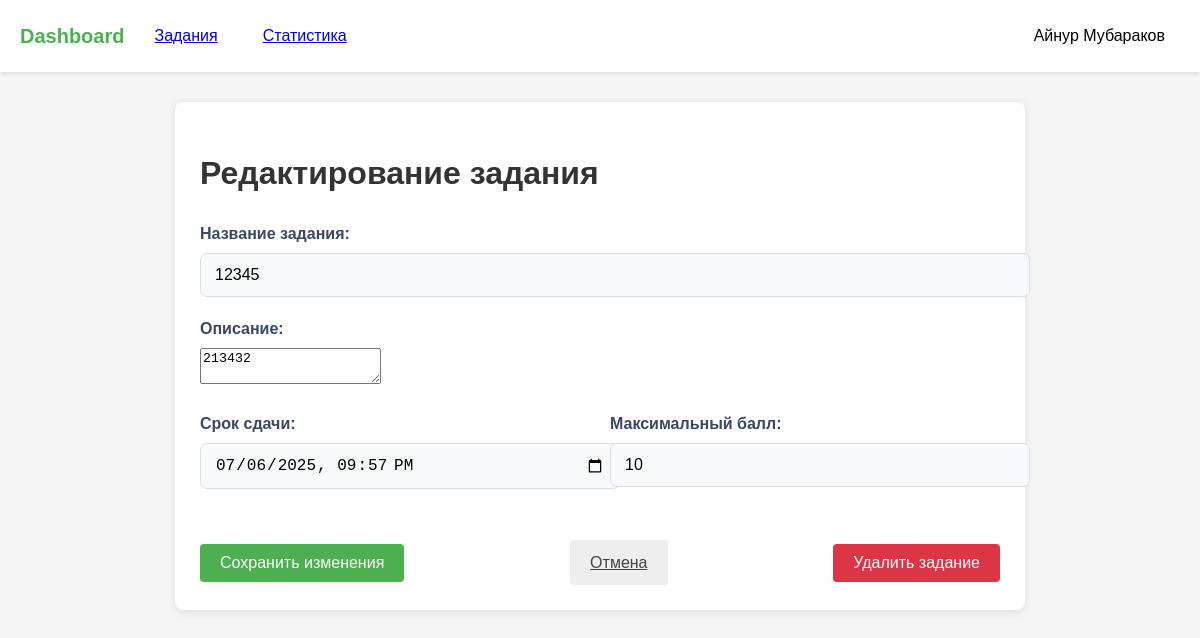
The app's page /assignments/1/edit (signed in) with its own data.
### models.py (models this page shows)
class User(UserMixin, db.Model):
    id = db.Column(db.Integer, primary_key=True)
    name = db.Column(db.String(150))
    email = db.Column(db.String(150), unique=True)
    password = db.Column(db.String(150))
    role = db.Column(db.String(50))  # 'student' or 'teacher'
    group = db.Column(db.String(50))
    first_name = db.Column(db.String(150))
    last_name = db.Column(db.String(150))
    age = db.Column(db.Integer)
    gender = db.Column(db.String(10))  # 'male', 'female', 'other'
    students = db.relationship(
        'User',
        secondary=teacher_student,
        primaryjoin=(id == teacher_student.c.teacher_id),
        secondaryjoin=(id == teacher_student.c.student_id),
        backref=db.backref('teachers', lazy='dynamic'),
        lazy='dynamic'
    )

class Assignment(db.Model):
    id = db.Column(db.Integer, primary_key=True)
    title = db.Column(db.String(100), nullable=False)
    description = db.Column(db.Text, nullable=False)
    deadline = db.Column(db.DateTime)
    max_score = db.Column(db.Integer, default=10)
    teacher_id = db.Column(db.Integer, db.ForeignKey('user.id'))
    created_at = db.Column(db.DateTime, default=datetime.utcnow)
    submissions = db.relationship('Submission', backref='assignment', lazy=True)
    questions = db.relationship('Question', backref='assignment', cascade='all, delete-orphan', lazy=True)

### main.py (the view, shortened to what this page needs)
@main.route('/assignments/<int:assignment_id>/edit', methods=['GET', 'POST'])
@login_required
def edit_assignment(assignment_id):
    assignment = Assignment.query.get_or_404(assignment_id)
    if current_user.role != 'teacher' or assignment.teacher_id != current_user.id:
        abort(403)
    return render_template('edit_assignment.html', assignment=assignment)

### app.py (called while the page is built)
def create_app():
    app = Flask(__name__)
    app.config['SECRET_KEY'] = 'your_secret_key'
    app.config['SQLALCHEMY_DATABASE_URI'] = 'sqlite:///data.db'
    app.config['SQLALCHEMY_TRACK_MODIFICATIONS'] = False
    app.config['TEMPLATES_AUTO_RELOAD'] = True
    db.init_app(app)
    login_manager.init_app(app)
    login_manager.login_view = 'auth.login'
    from models import User
    @login_manager.user_loader
    def load_user(user_id):
        return User.query.get(int(user_id))
    from auth import auth as auth_blueprint
    app.register_blueprint(auth_blueprint)
    from main import main as main_blueprint
    app.register_blueprint(main_blueprint)
    return app

### templates/edit_assignment.html (shortened to what this page needs)
{% extends "base.html" %}
{% block content %}
<div class="form-container">
    <h1>Редактирование задания</h1>
    <form method="POST" class="assignment-form">
        <div class="form-group">
            <label for="title">Название задания:</label>
            <input type="text" id="title" name="title" value="{{ assignment.title }}" required class="form-input">
        </div>
        <div class="form-group">
            <label for="description">Описание:</label>
            <textarea id="description" name="description" required class="form-textarea">{{ assignment.description }}</textarea>
        </div>
        <div class="form-row">
            <div class="form-group">
                <label for="deadline">Срок сдачи:</label>
                <input type="datetime-local" id="deadline" name="deadline"
                       value="{{ assignment.deadline.strftime('%Y-%m-%dT%H:%M') if assignment.deadline else '' }}"
                       class="form-input">
            </div>
            <div class="form-group">
                <label for="max_score">Максимальный балл:</label>
                <input type="number" id="max_score" name="max_score" min="1"
                       value="{{ assignment.max_score }}" required class="form-input">
            </div>
        </div>
        <div class="form-actions">
            <button type="submit" class="btn btn-primary">Сохранить изменения</button>
            <a href="{{ url_for('main.dashboard') }}" class="btn btn-secondary">Отмена</a>
            <form method="POST" action="{{ url_for('main.delete_assignment', assignment_id=assignment.id) }}" style="display: inline;">
                <button type="submit" class="btn btn-danger" onclick="return confirm('Вы уверены, что хотите удалить это задание?')">Удалить задание</button>
            </form>
        </div>
    </form>
</div>
{% endblock %}

### templates/base.html (shortened to what this page needs)
<!DOCTYPE html>
<html lang="ru">
<head>
    <link rel="stylesheet" href="../static/style.css">
</head>
<body>
    <header class="header">
        <nav class="navbar">
            <div class="nav-left">
                <a href="{{ url_for('main.dashboard') }}" class="logo">Dashboard</a>
                {% if current_user.is_authenticated %}
                    {% if current_user.role == 'teacher' %}
                        <a href="{{ url_for('main.create_assignment') }}" class="nav-btn">Задания</a>
                    {% else %}
                        <a href="{{ url_for('main.assignments_list') }}" class="nav-btn">Задания</a>
                    {% endif %}
                    <a href="{{ url_for('main.statistics') }}" class="nav-btn">Статистика</a>
                {% endif %}
            </div>
            <div class="nav-right">
                {% if current_user.is_authenticated %}
                <div class="profile-dropdown">
                    <button class="nav-btn profile-btn">{{ current_user.name }}{% if current_user.last_name %} {{ current_user.last_name }}{% endif %}</button>
                </div>
                {% else %}
                <a href="{{ url_for('auth.login') }}" class="nav-btn">Вход</a>
                {% endif %}
            </div>
        </nav>
    </header>
    <main>
        {% block content %}{% endblock %}
    </main>
</body>
</html>

### static/style.css (style rules this page uses)
:root { --primary-color: #4CAF50; --primary-hover: #45a049; --danger-color: #dc3545; --danger-hover: #c82333; --text-color: #333; --light-gray: #f8f9fa; --medium-gray: #e9ecef; --dark-gray: #6c757d; --shadow: 0 2px 10px rgba(0, 0, 0, 0.1); }
body { margin: 0; font-family: 'Arial', sans-serif; background-color: #f5f5f5; color: var(--text-color); line-height: 1.6; }
.navbar { display: flex; justify-content: space-between; align-items: center; padding: 15px 20px; background-color: white; box-shadow: 0 2px 4px rgba(0, 0, 0, 0.1); }
.nav-left, .nav-right { display: flex; align-items: center; gap: 15px; }
.logo { font-size: 1.25rem; font-weight: bold; color: var(--primary-color); text-decoration: none; transition: color 0.3s; }
.nav-btn { padding: 8px 15px; background: none; border: none; cursor: pointer; font-size: 1rem; border-radius: 4px; transition: all 0.3s; }
.profile-dropdown { position: relative; }
.form-container { max-width: 800px; margin: 30px auto; padding: 25px; background: white; border-radius: 8px; box-shadow: var(--shadow); }
.form-group { margin-bottom: 1.25rem; }
.form-input { width: 100%; padding: 10px 12px; border: 1px solid #ddd; border-radius: 4px; font-size: 1rem; transition: border 0.3s; }
.btn { display: inline-block; padding: 10px 20px; border: none; border-radius: 4px; font-size: 1rem; cursor: pointer; text-align: center; transition: background 0.3s; }
.btn-primary { background-color: var(--primary-color); color: white; }
.btn-danger { background-color: var(--danger-color); color: white; }
.form-row { display: flex; gap: 20px; }
.form-row .form-group { flex: 1; }
.form-group { margin-bottom: 1.2rem; }
.form-group label { display: block; margin-bottom: 0.4rem; font-weight: 600; color: #394867; font-size: 1rem; }
.form-group input, .form-group select { width: 100%; padding: 12px 14px; border: 1px solid #d7e0ea; border-radius: 7px; background: #f7f9fb; font-size: 1rem; transition: border 0.3s, box-shadow 0.3s; }
.form-actions { display: flex; justify-content: space-between; align-items: center; margin-top: 2rem; gap: 15px; }
.btn-secondary { background: #eee; color: #444; border: none; }

### records on screen
User: name "Айнур", last_name "Мубараков"
Assignment: title "12345", description "213432", deadline "07/06/2025 21:57", max_score "10"
